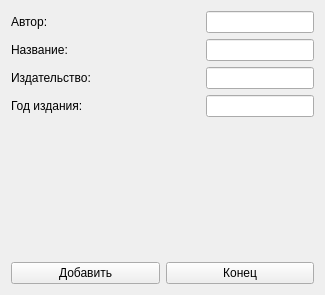
<?xml version="1.0" encoding="UTF-8"?>
<ui version="4.0">
 <class>AdForm</class>
 <widget class="QWidget" name="AdForm">
  <property name="geometry">
   <rect>
    <x>0</x>
    <y>0</y>
    <width>324</width>
    <height>295</height>
   </rect>
  </property>
  <property name="windowTitle">
   <string>Добавление книги</string>
  </property>
  <layout class="QGridLayout" name="gridLayout">
   <item row="0" column="0">
    <layout class="QVBoxLayout" name="verticalLayout">
     <item>
      <widget class="QLabel" name="label">
       <property name="text">
        <string>Автор:</string>
       </property>
      </widget>
     </item>
     <item>
      <widget class="QLabel" name="label_2">
       <property name="text">
        <string>Название:</string>
       </property>
      </widget>
     </item>
     <item>
      <widget class="QLabel" name="label_3">
       <property name="text">
        <string>Издательство:</string>
       </property>
      </widget>
     </item>
     <item>
      <widget class="QLabel" name="label_4">
       <property name="text">
        <string>Год издания:</string>
       </property>
      </widget>
     </item>
    </layout>
   </item>
   <item row="0" column="1">
    <spacer name="horizontalSpacer">
     <property name="orientation">
      <enum>Qt::Orientation::Horizontal</enum>
     </property>
     <property name="sizeHint" stdset="0">
      <size>
       <width>102</width>
       <height>20</height>
      </size>
     </property>
    </spacer>
   </item>
   <item row="0" column="2">
    <layout class="QVBoxLayout" name="verticalLayout_2">
     <item>
      <widget class="QLineEdit" name="lineEdit"/>
     </item>
     <item>
      <widget class="QLineEdit" name="lineEdit_2"/>
     </item>
     <item>
      <widget class="QLineEdit" name="lineEdit_3"/>
     </item>
     <item>
      <widget class="QLineEdit" name="lineEdit_4"/>
     </item>
    </layout>
   </item>
   <item row="2" column="0" colspan="3">
    <layout class="QHBoxLayout" name="horizontalLayout_2">
     <item>
      <widget class="QPushButton" name="pushButton">
       <property name="text">
        <string>Добавить</string>
       </property>
      </widget>
     </item>
     <item>
      <widget class="QPushButton" name="pushButton_2">
       <property name="text">
        <string>Конец</string>
       </property>
      </widget>
     </item>
    </layout>
   </item>
   <item row="1" column="0" colspan="3">
    <spacer name="verticalSpacer">
     <property name="orientation">
      <enum>Qt::Orientation::Vertical</enum>
     </property>
     <property name="sizeHint" stdset="0">
      <size>
       <width>303</width>
       <height>120</height>
      </size>
     </property>
    </spacer>
   </item>
  </layout>
 </widget>
 <resources/>
 <connections/>
</ui>
